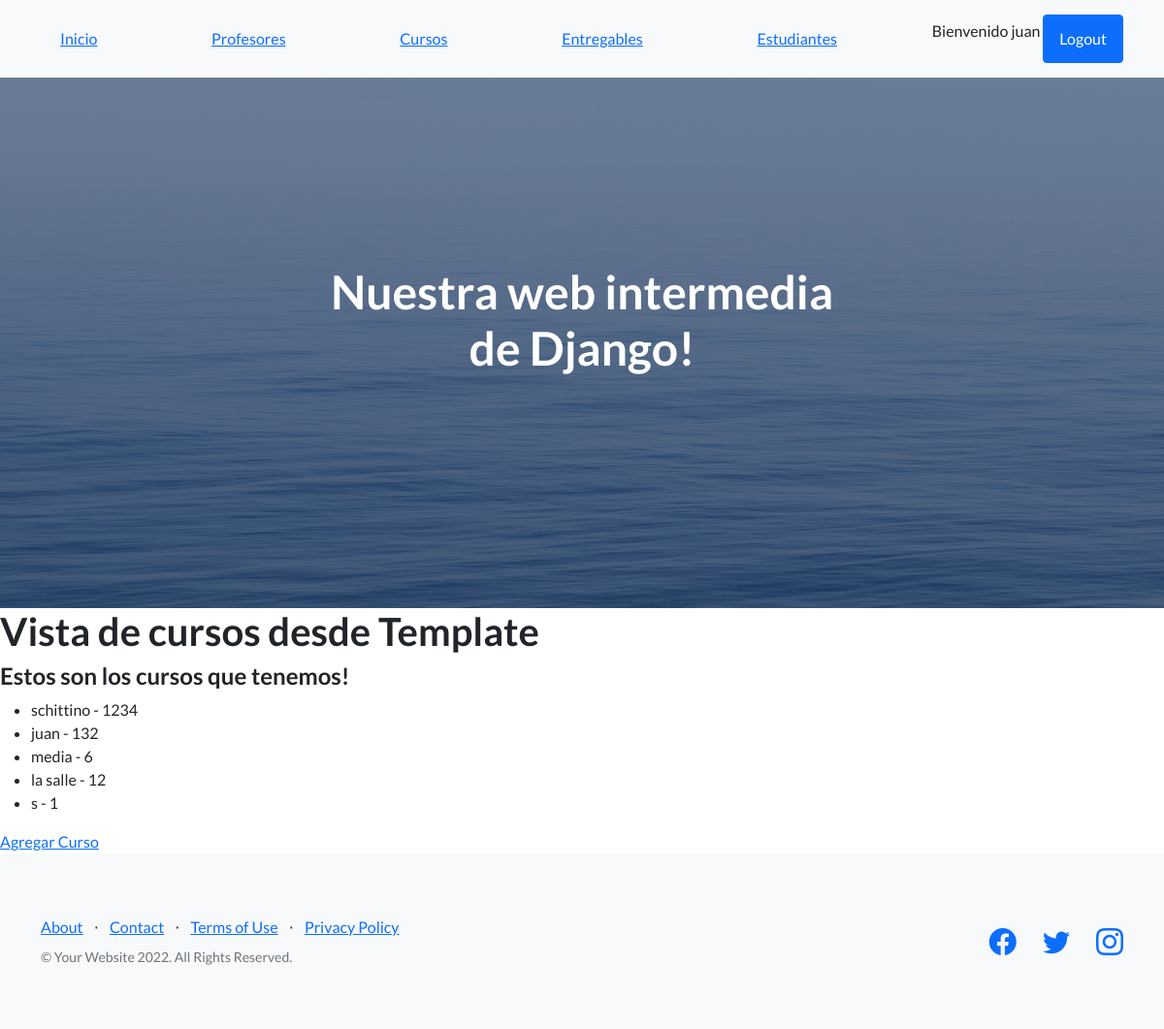
Page /app-coder/cursos/ (signed in) on the committed database.
### AppCoder/models.py (models this page shows, shortened)
class Curso(models.Model):
    nombre = models.CharField( max_length=50)
    camada = models.IntegerField()

### AppCoder/views.py (the view)
# urls.py: path("cursos/", cursos, name="Cursos"),
@login_required
def cursos(request):
    lista = Curso.objects.all()
    return render(request, "cursos.html", {"lista_cursos":lista})

### AppCoder/Template/cursos.html
{% extends 'padre.html' %}
{% load static %}
{% block contenidoQueCambia %}
<h1>Vista de cursos desde Template</h1>
<h4>Estos son los cursos que tenemos!</h4>
<ul>
        {% for curso in lista_cursos %}
            <li>{{curso.nombre}} - {{curso.camada}}</li>
        {% endfor %}
</ul>
<a href="{% url "CursoFormulario" %}">Agregar Curso</a>
{% endblock contenidoQueCambia %}

### AppCoder/Template/padre.html (shortened to what this page needs)
<!DOCTYPE html>
<html lang="en">
    <head>
        {% load static %}
        <link href="https://cdn.jsdelivr.net/npm/bootstrap-icons@1.5.0/font/bootstrap-icons.css" rel="stylesheet" type="text/css" />
        <link href="{% static 'css/styles.css' %}" rel="stylesheet" />
        <link href="{% static 'css/misestilos.css' %}" rel="stylesheet" />
    </head>
    <body>
        <nav class="navbar navbar-light bg-light static-top">
            <div class="container">
                <a class="navbar-brand1" href="#!">Inicio</a>
                <a class="navbar-brand2" href="{% url "Profesores" %}">Profesores</a>
                <a class="navbar-brand3" href="{% url "Cursos" %}">Cursos</a>
                <a class="navbar-brand4" href="{% url "Entregables" %}">Entregables</a>
                <a class="navbar-brand5" href="{% url "Estudiantes" %}">Estudiantes</a>
                {% if user.is_authenticated %}
                    <p>Bienvenido {{user.username}}  </p>
                    <a class="btn btn-primary" href="{% url "Logout" %}">Logout</a>
                {% else %}
                <a class="btn btn-primary" href="{% url "Login" %}">Login</a>
                {% endif %}
            </div>
        </nav>
        <header class="masthead">
            <div class="container position-relative">
                <div class="row justify-content-center">
                    <div class="col-xl-6">
                        <div class="text-center text-white">
                            <h1 class="mb-5">Nuestra web intermedia de Django!</h1>
                        </div>
                    </div>
                </div>
            </div>
        </header>
        {% block contenidoQueCambia %}
        {% endblock contenidoQueCambia %}
        <footer class="footer bg-light">
            <div class="container">
                <div class="row">
                    <div class="col-lg-6 h-100 text-center text-lg-start my-auto">
                        <ul class="list-inline mb-2">
                            <li class="list-inline-item"><a href="#!">About</a></li>
                            <li class="list-inline-item">⋅</li>
                            <li class="list-inline-item"><a href="#!">Contact</a></li>
                            <li class="list-inline-item">⋅</li>
                            <li class="list-inline-item"><a href="#!">Terms of Use</a></li>
                            <li class="list-inline-item">⋅</li>
                            <li class="list-inline-item"><a href="#!">Privacy Policy</a></li>
                        </ul>
                        <p class="text-muted small mb-4 mb-lg-0">&copy; Your Website 2022. All Rights Reserved.</p>
                    </div>
                    <div class="col-lg-6 h-100 text-center text-lg-end my-auto">
                        <ul class="list-inline mb-0">
                            <li class="list-inline-item me-4">
                                <a href="#!"><i class="bi-facebook fs-3"></i></a>
                            </li>
                            <li class="list-inline-item me-4">
                                <a href="#!"><i class="bi-twitter fs-3"></i></a>
                            </li>
                            <li class="list-inline-item">
                                <a href="#!"><i class="bi-instagram fs-3"></i></a>
                            </li>
                        </ul>
                    </div>
                </div>
            </div>
        </footer>
    </body>
</html>

### AppCoder/static/css/misestilos.css (style rules this page uses)
.navbar-brand1 { margin-right: 75px; padding: 20px; border-radius: 5px; }
.navbar-brand2 { margin-right: 75px; padding: 20px; border-radius: 5px; }
.navbar-brand3 { margin-right: 75px; padding: 20px; border-radius: 5px; }
.navbar-brand4 { margin-right: 75px; padding: 20px; border-radius: 5px; }
.navbar-brand5 { margin-right: 75px; padding: 20px; border-radius: 5px; }

### rows in the picture
Curso: nombre "schittino", camada "1234"
Curso: nombre "juan", camada "132"
Curso: nombre "media", camada "6"
Curso: nombre "la salle", camada "12"
Curso: nombre "s", camada "1"

### other values in the picture
{{ user.username }} "juan"
